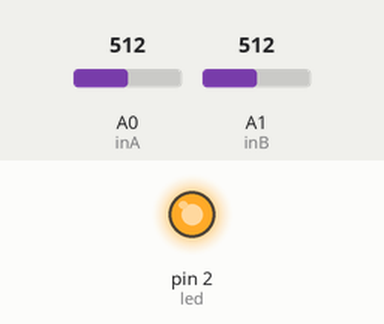
Simulated run of this sketch. Board: Arduino Uno, built with avr-gcc and run on an emulated ATmega328P. Shown: output pins drawn as LEDs (lit = HIGH). Inputs (shaded band) come from the test bench; at power-on: A0 (inA) = 512, A1 (inB) = 512. What the sketch prints to the serial monitor is not drawn.

Above: at 0.3 s.
Timing chart, 0 to 1.8 s (numbered marks = the images above):
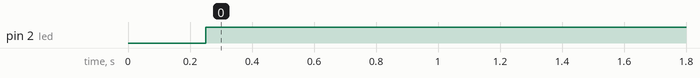

Measured:
- by itself, pin 2 (led): LOW → HIGH at 0.25 s

The sketch:

Compuerta_XNOR.ino
```cpp
int inA = A0;
int inB = A1;
int led = 2;

void setup() {
  // put your setup code here, to run once:
  pinMode(led, OUTPUT);
  Serial.begin(9600);
}

int valorA, valorB;
void loop() {
  // put your main code here, to run repeatedly:
  valorA = analogRead(inA);
  valorB = analogRead(inB);

  valorA = valorA / 511;
  valorB = valorB / 511;

  Serial.println("Valor A: " + String(valorA));
  Serial.println("Valor B: " + String(valorB));
  delay(250);

  if ((valorA + valorB) == 0 || (valorA + valorB) == 2) {
    digitalWrite(led, HIGH);
  } else {
    digitalWrite(led, LOW);
  }
}
```
